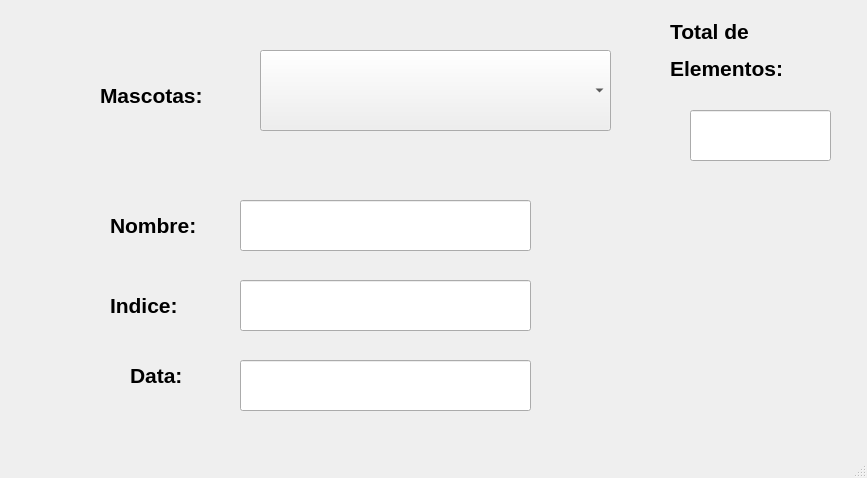
<?xml version="1.0" encoding="UTF-8"?>
<ui version="4.0">
 <class>MainWindow</class>
 <widget class="QMainWindow" name="MainWindow">
  <property name="geometry">
   <rect>
    <x>0</x>
    <y>0</y>
    <width>867</width>
    <height>478</height>
   </rect>
  </property>
  <property name="windowTitle">
   <string>MainWindow</string>
  </property>
  <widget class="QWidget" name="centralwidget">
   <widget class="QComboBox" name="comboBox">
    <property name="geometry">
     <rect>
      <x>260</x>
      <y>50</y>
      <width>351</width>
      <height>81</height>
     </rect>
    </property>
    <property name="font">
     <font>
      <pointsize>18</pointsize>
      <weight>75</weight>
      <bold>true</bold>
     </font>
    </property>
   </widget>
   <widget class="QLabel" name="label">
    <property name="geometry">
     <rect>
      <x>100</x>
      <y>70</y>
      <width>141</width>
      <height>51</height>
     </rect>
    </property>
    <property name="font">
     <font>
      <pointsize>16</pointsize>
      <weight>75</weight>
      <bold>true</bold>
     </font>
    </property>
    <property name="text">
     <string>Mascotas:</string>
    </property>
   </widget>
   <widget class="QLabel" name="label_2">
    <property name="geometry">
     <rect>
      <x>110</x>
      <y>200</y>
      <width>141</width>
      <height>51</height>
     </rect>
    </property>
    <property name="font">
     <font>
      <pointsize>16</pointsize>
      <weight>75</weight>
      <bold>true</bold>
     </font>
    </property>
    <property name="text">
     <string>Nombre:</string>
    </property>
   </widget>
   <widget class="QLabel" name="label_3">
    <property name="geometry">
     <rect>
      <x>110</x>
      <y>280</y>
      <width>141</width>
      <height>51</height>
     </rect>
    </property>
    <property name="font">
     <font>
      <pointsize>16</pointsize>
      <weight>75</weight>
      <bold>true</bold>
     </font>
    </property>
    <property name="text">
     <string>Indice:</string>
    </property>
   </widget>
   <widget class="QLabel" name="label_4">
    <property name="geometry">
     <rect>
      <x>670</x>
      <y>10</y>
      <width>161</width>
      <height>81</height>
     </rect>
    </property>
    <property name="font">
     <font>
      <pointsize>16</pointsize>
      <weight>75</weight>
      <bold>true</bold>
     </font>
    </property>
    <property name="text">
     <string>&lt;html&gt;&lt;head/&gt;&lt;body&gt;&lt;p&gt;Total de &lt;/p&gt;&lt;p&gt;Elementos:&lt;/p&gt;&lt;/body&gt;&lt;/html&gt;</string>
    </property>
   </widget>
   <widget class="QLineEdit" name="txt_nombre">
    <property name="geometry">
     <rect>
      <x>240</x>
      <y>200</y>
      <width>291</width>
      <height>51</height>
     </rect>
    </property>
    <property name="font">
     <font>
      <pointsize>12</pointsize>
      <weight>75</weight>
      <bold>true</bold>
     </font>
    </property>
   </widget>
   <widget class="QLineEdit" name="txt_indice">
    <property name="geometry">
     <rect>
      <x>240</x>
      <y>280</y>
      <width>291</width>
      <height>51</height>
     </rect>
    </property>
    <property name="font">
     <font>
      <pointsize>12</pointsize>
      <weight>75</weight>
      <bold>true</bold>
     </font>
    </property>
   </widget>
   <widget class="QLineEdit" name="txt_totalElementos">
    <property name="geometry">
     <rect>
      <x>690</x>
      <y>110</y>
      <width>141</width>
      <height>51</height>
     </rect>
    </property>
    <property name="font">
     <font>
      <pointsize>16</pointsize>
      <weight>75</weight>
      <bold>true</bold>
     </font>
    </property>
    <property name="alignment">
     <set>Qt::AlignCenter</set>
    </property>
   </widget>
   <widget class="QLabel" name="label_5">
    <property name="geometry">
     <rect>
      <x>130</x>
      <y>350</y>
      <width>81</width>
      <height>51</height>
     </rect>
    </property>
    <property name="font">
     <font>
      <pointsize>16</pointsize>
      <weight>75</weight>
      <bold>true</bold>
     </font>
    </property>
    <property name="text">
     <string>Data:</string>
    </property>
   </widget>
   <widget class="QLineEdit" name="txt_data">
    <property name="geometry">
     <rect>
      <x>240</x>
      <y>360</y>
      <width>291</width>
      <height>51</height>
     </rect>
    </property>
    <property name="font">
     <font>
      <pointsize>12</pointsize>
      <weight>75</weight>
      <bold>true</bold>
     </font>
    </property>
   </widget>
  </widget>
  <widget class="QMenuBar" name="menubar">
   <property name="geometry">
    <rect>
     <x>0</x>
     <y>0</y>
     <width>867</width>
     <height>26</height>
    </rect>
   </property>
  </widget>
  <widget class="QStatusBar" name="statusbar"/>
 </widget>
 <resources/>
 <connections/>
</ui>
